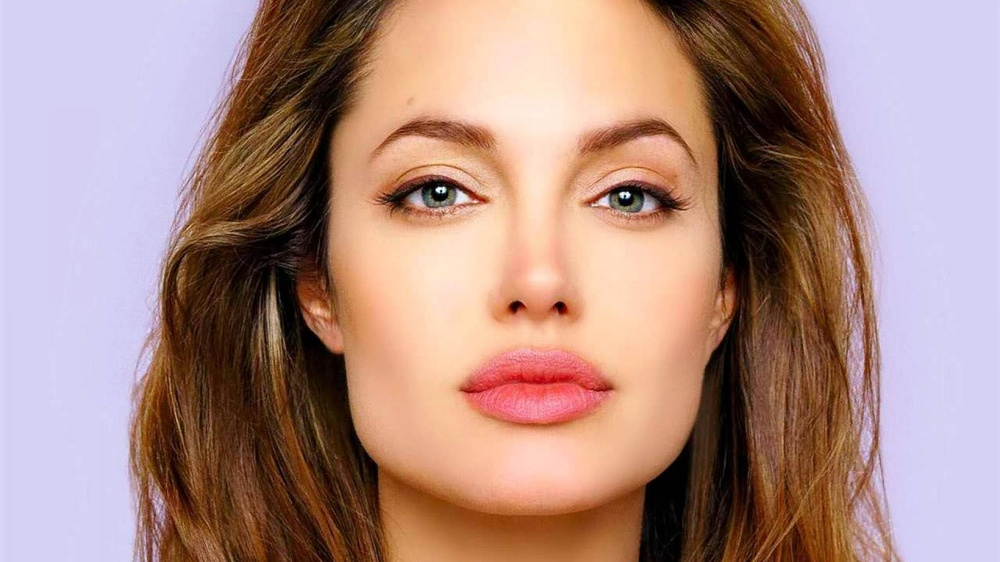
#> input picture pic.jpg, 1000 x 562 px, shrunk from 1920 x 1080 before the run
$ python draw_landmarks.py   (Python 2 division)
#> lines starting #> are read from the running program, lines starting #| are printed output that depends on the picture
import numpy as np
import pylab as plt
import cv2
from matplotlib.font_manager import FontProperties
font0 = FontProperties()
# font0.set_size('small')
data = np.loadtxt('result.txt')
img = cv2.imread('pic.jpg')
#> img is the input picture: shape (562, 1000, 3); mean B, G, R 132.2, 140, 173.3
img[:,:,[0,2]] = img[:,:,[2,0]]
print data.shape
fig,ax = plt.subplots()
plt.imshow(img)
ax.scatter(data[0::2],data[1::2],s=100,color='cyan')
for k in xrange(49):
	ax.annotate(str(k+1),(data[2*k],data[2*k+1]),color = 'green',horizontalalignment='center',verticalalignment='center',fontproperties=font0)
# plt.gca().invert_yaxis()
plt.axis('off')
plt.show()
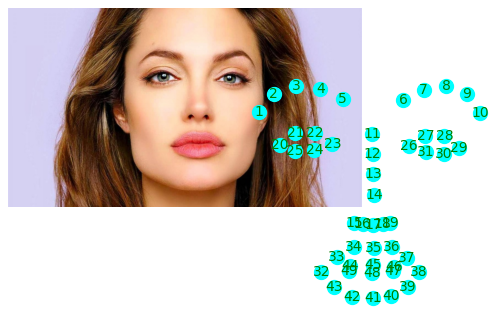
#> figure drawn by matplotlib, 1 panel

$ run again, with example.jpg copied over pic.jpg
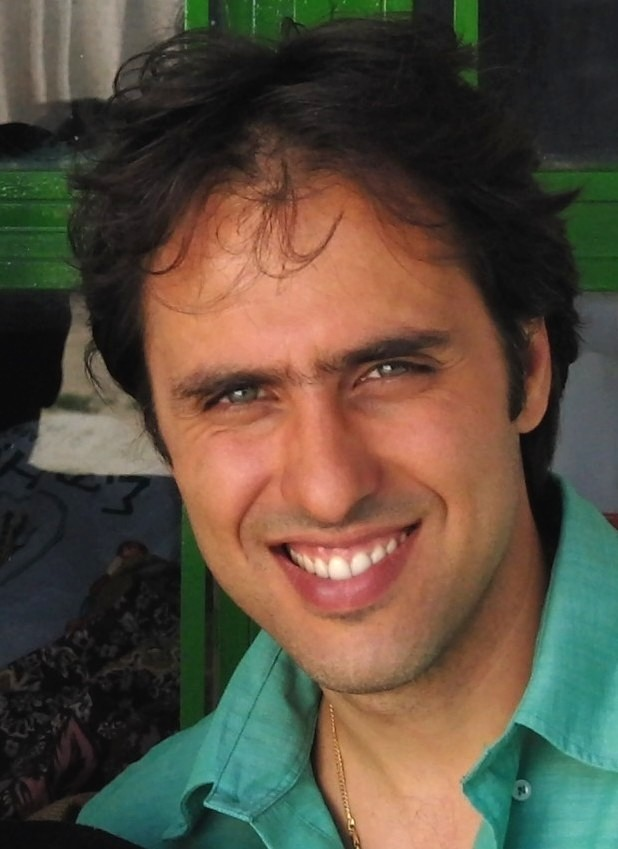
#> input picture example.jpg, 618 x 849 px
#> img is the input picture: shape (849, 618, 3); mean B, G, R 62.9, 77.7, 89.3
#> `plt.show()`:
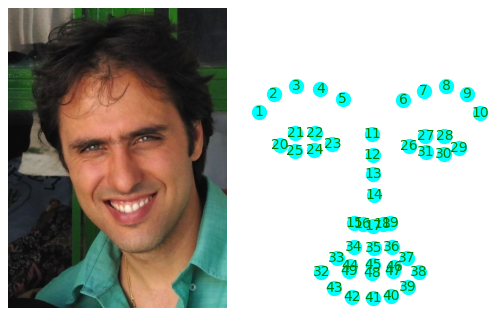
#> figure drawn by matplotlib, 1 panel
